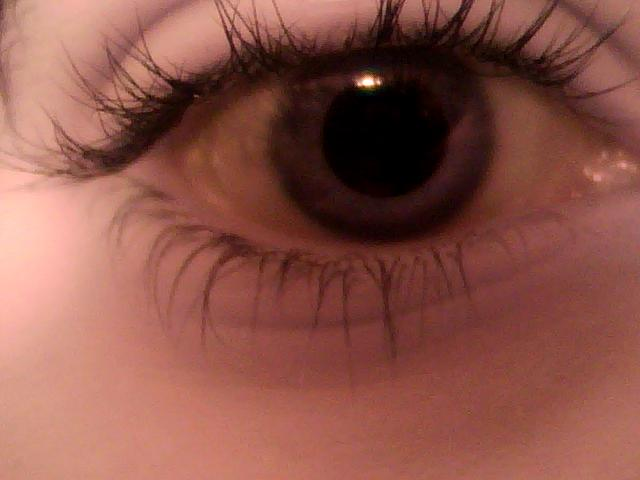
%> input picture images/eye.jpg, 640 x 480 px
$ octave pupil.m   (GNU Octave 9; MATLAB toolbox functions it lacks are replaced by stand-ins)
%> lines starting %> are read from the running program, lines starting %| are printed output that depends on the picture; in (x1, y1, x2, y2) boxes, pixels count from 0 and x2, y2 are one past the last pixel; in counts of white or black regions, pixels touching at a corner belong together; the program's own positions count from 1
%**************************************************************************
% Measuring Pupil paramters from images
% Main file
%
% Author: Alankar Kotwal <alankarkotwal13@gmail.com>
%
% Make sure you run this file from the pupil-measurements directory
%**************************************************************************

% Load the image, convert to YCbCr and get luminance
eye = rgb2ycbcr(imread('images/eye.jpg'));
%> eye: size 480x640x3 uint8; mean of channels 1, 2, 3 101.7, 115, 153.6
eyeL = eye(:, :, 1);
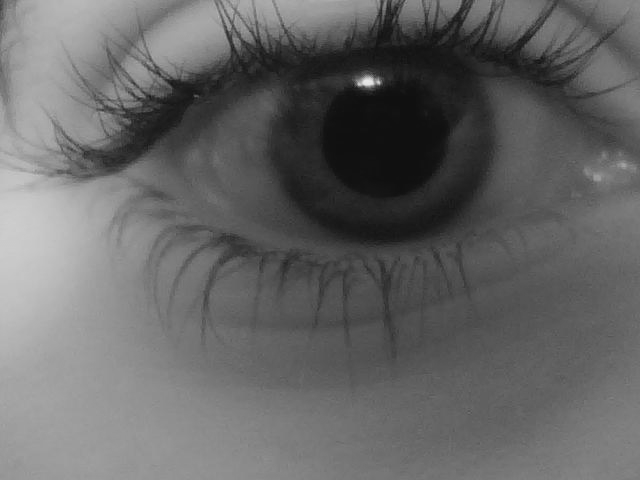
%> eyeL: size 480x640 uint8; min 16, max 234, mean 101.7
eyeSize = size(eyeL);
%> eyeSize = [480 640]

% Do a constrast stretch
eyeLC = histeq(eyeL);
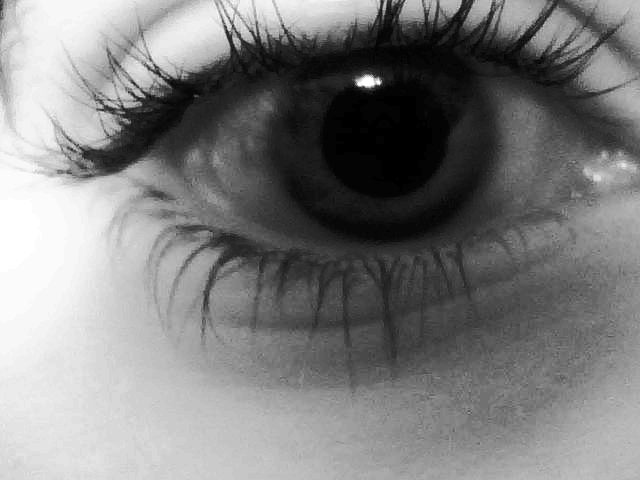
%> eyeLC: size 480x640 uint8; min 0, max 255, mean 126.5

% Threshold now
eyeLCT = 1-im2bw(eyeLC, 0.05);
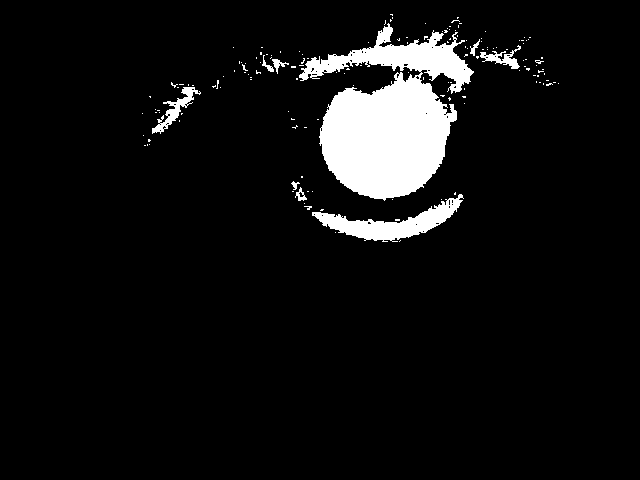
%> eyeLCT: size 480x640 double; values 0 (black) and 1 (white), 6.7% white; 153 white regions (144 under 20 px), largest, box (x1, y1, x2, y2) and area: (299, 23, 474, 201) 16284, (312, 194, 464, 242) 2485, (152, 87, 201, 134) 579

% Get connected components and pixel list of largest size
c = bwconncomp(eyeLCT);
%> c = 153 connected components
numPixels = cellfun(@numel, c.PixelIdxList);
%> numPixels = 153 values, max 16284 at index 55, min 1 at index 1, mean 133.9
[biggest,idx] = max(numPixels);
%> biggest = 16284; idx = 55
eyeLCT(c.PixelIdxList{idx}) = 2;
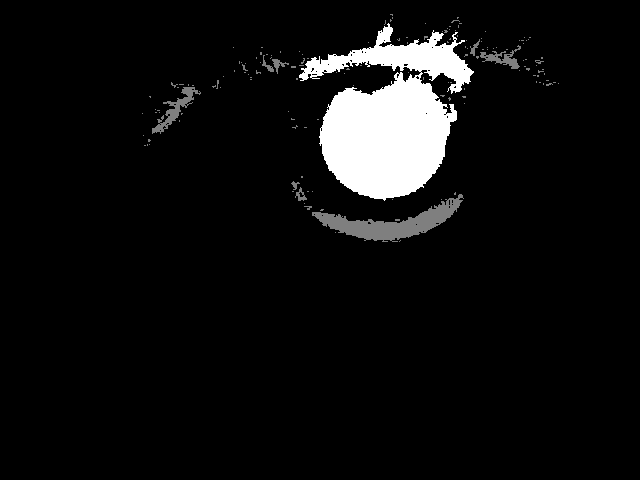
%> eyeLCT: size 480x640 double; 5.3% of pixels changed, all inside (x1, y1, x2, y2) = (299, 23, 474, 201); drawn with min black and max white
eyeLCT = floor(eyeLCT/2);
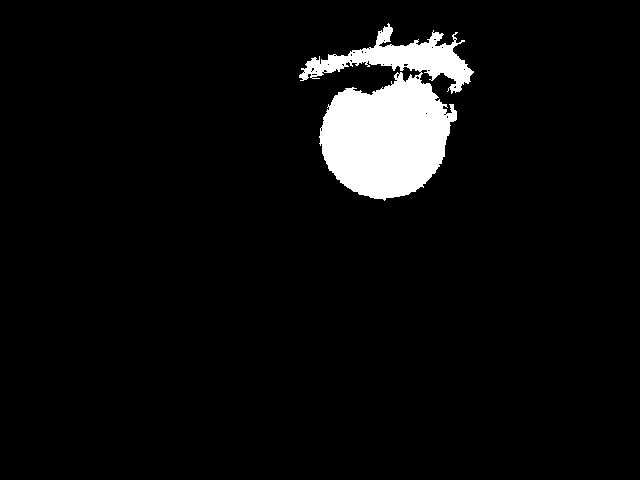
%> eyeLCT: size 480x640 double; values 0 (black) and 1 (white), 5.3% white; 1 white region, box (x1, y1, x2, y2) and area: (299, 23, 474, 201) 16284

% Find circles
s = regionprops(eyeLCT, 'centroid');
%> s = 1 region; Centroid: [390.5 118.9]
cen = round(s.Centroid);
%> cen = [390 119]
ar = bwarea(eyeLCT);
%> ar = 16362.5
rad = sqrt(ar/pi);
%> rad = 72.17

% Plot
imshow(ycbcr2rgb(eye));
viscircles(cen, rad,'EdgeColor','b');
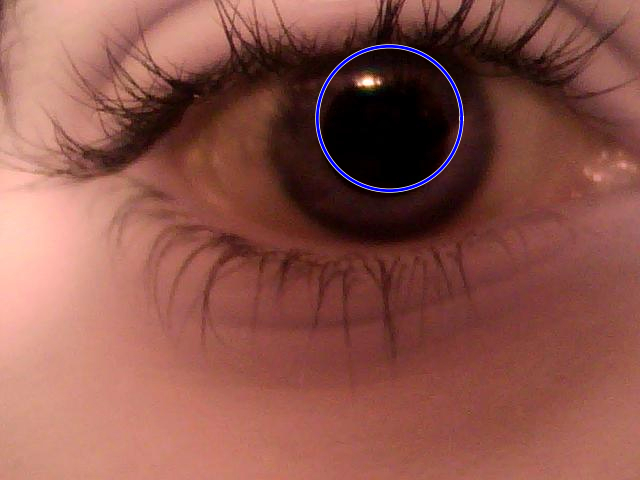
%> figure redrawn from the program's plot data
